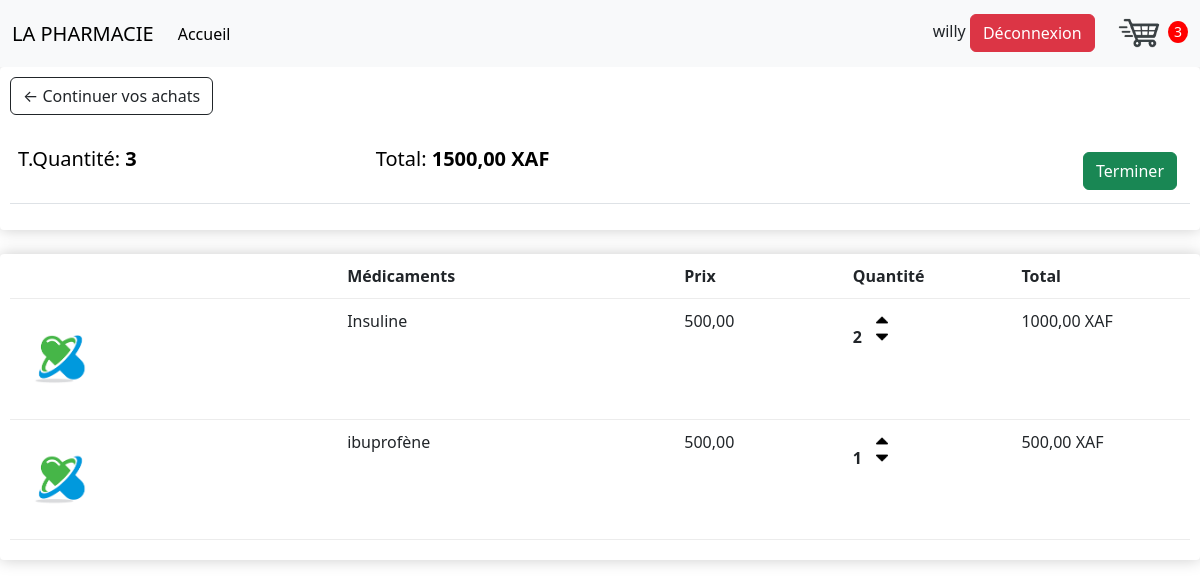
Before: /panier/ (signed in) with the older database file.
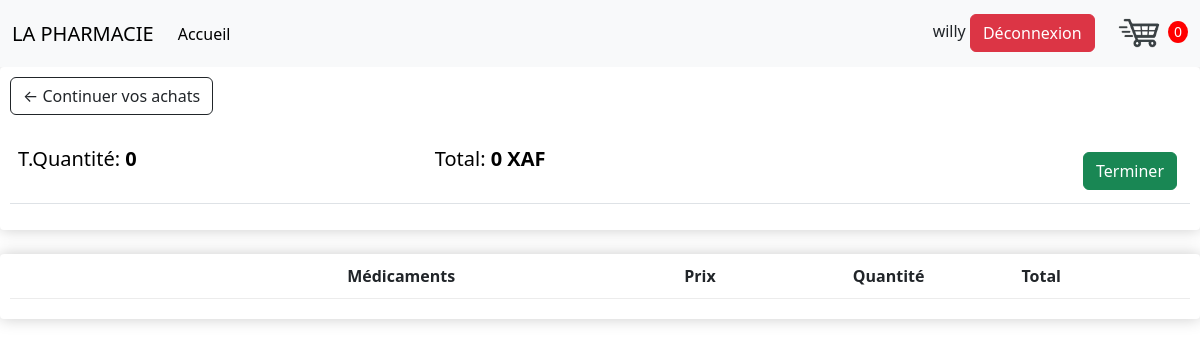
After: the same page with the newer database file.
### App/models.py (models this page shows, shortened)
class Commande(models.Model):
    client = models.ForeignKey(Client, on_delete=models.SET_NULL, blank=True, null=True)
    date_commande = models.DateTimeField(auto_now_add=True)
    complete = models.BooleanField(default=False, null=True, blank=True)
    transaction_id = models.CharField(max_length=200, null=True, blank=True)
    status = models.CharField(max_length=200, null=True, blank=True)
    total_trans = models.DecimalField(max_digits=10, decimal_places=2, null=True, blank=True)
    @property
    def get_panier_total(self):
        articles = self.commandearticle_set.all()
        total = sum([article.get_total for article in articles])
        return total
    @property
    def get_panier_article(self):
        artices = self.commandearticle_set.all()
        total = sum([article.quantite for article in artices])
        return total

class CommandeArticle(models.Model):
    produit = models.ForeignKey(Produit, on_delete=models.SET_NULL, blank=True, null=True)
    commande = models.ForeignKey(Commande, on_delete=models.SET_NULL, blank=True, null=True)
    quantite = models.IntegerField(default=0, null=True, blank=True)
    date_added = models.DateTimeField(auto_now_add=True)
    @property
    def get_total(self):
        total = self.produit.price * self.quantite
        return total

class Produit(models.Model):
    categorie = models.ForeignKey(Category, on_delete=models.SET_NULL, blank=True, null=True)
    name = models.CharField(max_length=100, null=True)
    price = models.DecimalField( max_digits=10, decimal_places=2)
    digital = models.BooleanField(default=False, null=True, blank=True)
    nombre = models.IntegerField(default=0)
    date_ajout = models.DateTimeField(auto_now_add=True)
    class Meta:
        ordering = ['-date_ajout']

### App/views.py (the view)
# urls.py: path('panier/', views.panier, name="panier page"),
@login_required(login_url='/login')
def panier(request, *args, **kwargs):
    data = data_cookie(request)
    articles = data['articles']
    commande = data['commande']
    nombre_article = data['nombre_article']
    context = {
        'articles' : articles,
        'commande': commande,
        'nombre_article': nombre_article
    }
    return render(request, 'shop/panier.html', context)

### App/utils.py (called while the page is built)
def data_cookie(request):
    if request.user.is_authenticated:
        client = request.user.client
        commande, created = Commande.objects.get_or_create(client=client, complete=False)
        articles = commande.commandearticle_set.all()
        nombre_article = commande.get_panier_article
    else:
        cookie_panier = panier_cookie(request)
        articles = cookie_panier['articles']
        commande = cookie_panier['commande']
        nombre_article = cookie_panier['nombre_article']
    context = {
        'articles' : articles,
        'commande': commande,
        'nombre_article': nombre_article
    }
    return context

### templates/shop/panier.html
{% extends 'base.html' %}
{% load static %}
{% block content %}
<div class="row">
    <div class="col-lg-12">
        <div class="box-element">
            <a href="/" class="btn btn-outline-dark">&#x2190; Continuer vos achats</a>
            <br><br>
            <table class="table">
                <tr>
                    <th><h5>T.Quantité: <strong>{{commande.get_panier_article}}</strong></h5></th>
                    <th><h5>Total: <strong>{{commande.get_panier_total}} XAF</strong></h5></th>
                    <th>
                        <a style="float: right; margin:5px" href="/commande" class="btn btn-success">
                        Terminer</a>
                    </th>
                </tr>
            </table>
        </div>
        <br>
        <div class="box-element">
            <div class="panier-row">
                <div style="flex:2"></div>
                <div style="flex:2"><strong>Médicaments</strong></div>
                <div style="flex:1"><strong>Prix</strong></div>
                <div style="flex:1"><strong>Quantité</strong></div>
                <div style="flex:1"><strong>Total</strong></div>
            </div>
            {% for article in articles %}
            <div class="panier-row">
                <div style="flex:2"><img class="row-image" src="{% static 'images/med.png' %}" alt="panierImage"></div>
                <div style="flex:2">{{article.produit.name}}</div>
                <div style="flex:1">{{article.produit.price}}</div>
                <div style="flex:1">
                <p class="quantite">{{article.quantite}}</p>
                <div class="quantite">
                <img class="chg-quantite update-panier" data-produit={{article.produit.pk}} data-action="add" src="{% static 'images/arrow-up.png' %}" alt="">
                <img class="chg-quantite update-panier" data-produit={{article.produit.pk}} data-action="remove" src="{% static 'images/arrow-down.png' %}" alt="">
                </div>
                </div>
                <div style="flex:1">{{article.get_total}} XAF</div>
            </div>
            {% endfor %}
        </div>
    </div>
</div>
{% endblock content %}

### templates/base.html (shortened to what this page needs)
{% load static %}
<!DOCTYPE html>
<html lang="en">
<head>
    <link rel="stylesheet" type="text/css" href="{% static 'css/main.css' %}">
    <link rel="stylesheet" href="{% static 'css/bootstrap.min.css' %}">
</head>
<body>
    <nav class="navbar navbar-expand-lg bg-body-tertiary">
        <div class="container-fluid">
            <a class="navbar-brand" href="/">LA PHARMACIE</a>
            <div class="collapse navbar-collapse" id="navbarSupportedContent">
                <ul class="navbar-nav me-auto mb-2 mb-lg-0">
                    <li class="nav-item">
                        <a class="nav-link active" aria-current="page" href="/">Accueil</a>
                    </li>
                </ul>
                <div class="form-inline my-2 my-lg-0">
                    {{request.user}}
                    <a href="/logout" class="btn btn-danger">Déconnexion</a>
                    <a href="/panier" style="text-decoration: none;">
                        <img id="icon-panier" src="{% static 'images/panier.png'%}" alt="panier">
                    </a>
                    <p id="total-panier">{{nombre_article}}</p>
                </div>
            </div>
        </div>
    </nav>
    {% block content %}
    {% endblock content %}
</body>
</html>

Changed rows visible on the page:
no longer on this page (row edited): Commande: get_panier_article "3", get_panier_total "1500,00"
removed CommandeArticle: produit.name "Insuline", produit.price "500,00", quantite "2", get_total "1000,00"
removed CommandeArticle: produit.name "ibuprofène", produit.price "500,00", quantite "1", get_total "500,00"
added Commande: get_panier_article "0", get_panier_total "0"
Other visible differences:
{{ nombre_article }}: "3" → "0"
